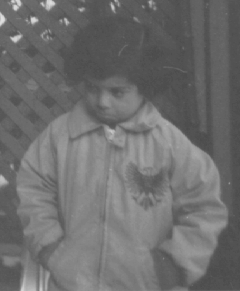
#> input picture 04-Labs(Python)/Labo03-Anamorphosis/data/pout.bmp, 240 x 291 px
$ jupyter execute labo03.ipynb
#> lines starting #> are read from the running program, lines starting #| are printed output that depends on the picture
# LAB03 - Anamorphosis

## Goals of this lab:

1. manage an image:
    - load an image from a file,
    - display the image,
    - save an image to a file,
2. histogram of an image:
    - compute the histogram of the image,
    - display the histogram as a graph,
    - compute the cumulative histogram,
    - do its normalization,
    - display the normalized cumulative histogram,
3. histogram equalization algorithm
    - apply the histogram equalization algorithm to the input image,
    - display the result,
    - compute and display the histogram,
    - compute and display the cumulative histogram,
4. histogram adjustment algorithm
    - apply the histogram adjustment algorithm to the input image,
    - display the result,
    - compute and display the histogram,
    - compute and display the cumulative histogram,

## Lab environment

The *tis* virtual env uses python 3.6.

Set the *tsa* virtual env by using the command:
> `source activate tis`

## Needed librairies
The following libraries are mandatory for the execution of this notebook:
- numpy
- skimage
- pandas
- matplotlib

Install those libraries within the *tsa* virtual env:
>`pip install numpy
pip install scikit-image
pip install pandas
pip install matplolib`

## Imported librairies and configurations

[cell 1]
import numpy as np
import matplotlib.pyplot as plt
from matplotlib import rcParams
import skimage as sk
import pandas as pd

rcParams["font.family"] = "Verdana" # required to avoid warning when using matplotlib

[cell 2]
print(sk.__version__)

## Global parameters for the lab
|parameter|value|description|
|---|---|---|
|NUM_GRAYS| 256| number of gray levels in a gray image|
|MIN_GRAY| 0| minimum value for the gray level (black pixel) |
|MAX_GRAY| 255| maximum value for the gray level (white pixel) |

[cell 3]
NUM_GRAYS=256
MIN_GRAY=0
MAX_GRAY=255

## Function `computeHisto`

Prototype: `def computeHisto(_f)`

This function compututhe the histogram of the given image `_f` and returns the results as an 1D array.
> - `_f` is a 256 gray level impage
> - `h` is the computed histogram

Activities for the `computeHisto` function:
- create the `h` array to receive histogram,
- compute the size of the image `_f`: `height` and `width`,
- go through the while image and construct `h`.

[cell 4]
def computeHisto(_f):

    # optimized version
    # h,bins=np.histogram(f,bins=np.arange(1+_numBins))

    # naive version
    h=np.zeros( NUM_GRAYS , dtype='uint32')
    height=_f.shape[0]
    width=_f.shape[1]
    for l in range(0,height):
        for c in range(0,width):
            pixel=_f[l][c];
            h[pixel]=h[pixel]+1
    return h;

## Test of the `computeHisto` function

This cell creates an array with random values (256x256) and computes:
- the histogram using `numpy.histogram` (=> `theoreticalResult`),
- the histogram usin the `computeHisto` function (=> `practicalResult`).

It compares the two results using the `np.testing.assert_equal` function which generate an error if the test fails.

[cell 5]
# create the test array
testArraySize=10
testArray=(np.random.rand(testArraySize,testArraySize)*NUM_GRAYS).astype('uint8')
df=pd.DataFrame(testArray)
print("test array\n",df)

# compute theoretical histogram
theoreticalResult,bins=np.histogram(testArray,bins=np.arange(1+NUM_GRAYS))
#print("theoreticalResult",theoreticalResult)

# compute our histogram
practicalResult=computeHisto(testArray);
#print("practicalResult",practicalResult)

# compare results
np.testing.assert_equal(theoreticalResult, practicalResult)
print("TEST computeHisto OK")

## Function to compute the cumulative histogram

Prototype: `def computeCumulativeHisto(_h)`

This function computes the cumulative histogram of the histogram of an image and returns the results and the normalized results (0..255) as two 1D arrays.
> - `_h` is the histogram
> - `cumulativeHisto` is the cumulative histogram
> - `normalizedCumulativeHisto` is the normalized cumulative histogram (0..255)

**Activities for the `computeCumulativeHisto` function:**
- create the `cumulativeHisto` and `normalizedCumulativeHisto` arrays to receive the cumulative histograms,
- compute the cumulative histogram `cumulativeHisto`,
- normalize the cumulative histogram `cumulativeHisto` to `normalizedCumulativeHisto`.

[cell 6]
def computeCumulativeHisto(_h):

    # optimized version
    # cumulativeHisto=np.cumsum(_h)
    # normalizedCumulativeHisto=(MAX_GRAY*cumulativeHisto/cumulativeHisto[-1]).astype('uint8')

    # naive version
    cumulativeHisto=np.zeros( (NUM_GRAYS) , dtype='uint32')
    normalizedCumulativeHisto=np.zeros( (NUM_GRAYS) , dtype='uint32')
    cumulativeHisto[0]=_h[0]
    for k in range(1,NUM_GRAYS):
        cumulativeHisto[k]=cumulativeHisto[k-1]+_h[k]

    maxVal=cumulativeHisto[(NUM_GRAYS-1)]
    for k in range(0,NUM_GRAYS):
        normalizedCumulativeHisto[k]=MAX_GRAY*cumulativeHisto[k]/maxVal.astype('double')

    return cumulativeHisto, normalizedCumulativeHisto;

## Test of the `computeCumulativeHisto` function

This cell creates an array with random values (256x256) and computes:
- the histogram using `numpy.histogram`
- the cumulative histogram using `numpy.cumsum` (=> `theoreticalResult`),
- the histogram usin the `computeHisto` function,
- the cumulative histogram using the `computeCumulativeHisto`function (=> `practicalResult`).

It compares the two results using the `np.testing.assert_equal` function which generate an error if the test fails.

[cell 7]
# create the test array
testArraySize=10
testArray=(np.random.rand(testArraySize,testArraySize)*NUM_GRAYS).astype('uint8')
df=pd.DataFrame(testArray)
print("test array\n",df)

# compute theoretical histogram
theoreticalHisto,bins=np.histogram(testArray,bins=np.arange(1+NUM_GRAYS))
theoreticalCumulativeHisto=np.cumsum(theoreticalHisto)
theoreticalNormalizedCumulativeHisto=(MAX_GRAY*theoreticalCumulativeHisto/theoreticalCumulativeHisto[-1]).astype('uint8')
#print("theoreticalCumulativeHisto",theoreticalCumulativeHisto)
#print("theoreticalNormalizedCumulativeHisto",theoreticalNormalizedCumulativeHisto)

# compute our histogram
practicalHisto=computeHisto(testArray);
practicalCumulativeHisto, practicalNormalizedCumulativeHisto=computeCumulativeHisto(practicalHisto)
#print("practicalCumulativeHisto",practicalCumulativeHisto)
#print("practicalNormalizedCumulativeHisto",practicalNormalizedCumulativeHisto)

# compare results
np.testing.assert_equal(theoreticalCumulativeHisto, practicalCumulativeHisto)
np.testing.assert_equal(theoreticalNormalizedCumulativeHisto, practicalNormalizedCumulativeHisto)
print("TEST computeCumulativeHisto OK")

## Function to apply a Look Up Table (LUT) to an image

Prototype: `def applyLUT(_f, _lut)`

This function applies the _lut to _f and returns the results as 2D array.
> - `_f` is the image to apply the LUT,
> - `_lut` is the LUT,
> - `g` is the output.

**Activities for the `applyLUT` function:**
- create the `g` array to receive the output image,
- compute `g`.

[cell 8]
def applyLUT(_f,_lut):

    # optimized version
    # g=_lut[_f]

    # naive version
    height=_f.shape[0]
    width=_f.shape[1]
    g=np.zeros( (height,width), dtype='uint8')
    for l in range(0,height):
        for c in range(0,width):
            pixel=_f[l][c];
            g[l][c]=_lut[pixel]
    g=_lut[_f]
    return g;

## Function to adjust the histogram between 1 and 99%

Prototype: `def imgLevelAdjust(_f)`

This function applies the _lut to _f and returns the results as 2D array.
> - `_f` is the image to adjust the histogram,
> - `h` is the output.

**Activities for the `imgLevelAdjust` function:**
- compute the histogram of `_f`,
- find the 2 limits (dark and white) in the cumulative histogram,
- create the LUT,
- compute `h` by applying the LUT to `_f`.

[cell 9]
def imgLevelAdjust(_f):

    histo=computeHisto(_f)
    cumulativeHisto,normalizedCumulativeHisto=computeCumulativeHisto(histo)
    dark_sum_limit = cumulativeHisto[(NUM_GRAYS-1)] * 1 / 100;
    white_sum_limit = cumulativeHisto[(NUM_GRAYS-1)] * 99 / 100;

    index_dark_sum_limit=0;
    while(cumulativeHisto[index_dark_sum_limit]<dark_sum_limit):
        index_dark_sum_limit+=1

    index_white_sum_limit=MAX_GRAY;
    while(cumulativeHisto[index_white_sum_limit]>white_sum_limit):
        index_white_sum_limit-=1

    lut=np.zeros( (NUM_GRAYS), dtype='uint8')
    lut[0:index_dark_sum_limit]=0
    lut[index_white_sum_limit:(NUM_GRAYS-1)]=MAX_GRAY
    for k in range(index_dark_sum_limit,index_white_sum_limit):
        lut[k]=(k-index_dark_sum_limit) * MAX_GRAY /(index_white_sum_limit-index_dark_sum_limit)

    h=applyLUT(f,lut)
    return h

# Ex 1: Histogram

## Load and display the image to process
image is pout.bmp

[cell 10]
f=sk.io.imread('data/pout.bmp', True) # True => convert to gray
#> f is the input picture: shape (291, 240) float64; min 0.29, max 0.878, mean 0.433
f=255*np.array(f)
f=f.astype('uint8')

[cell 11]
plt.imshow(f, cmap='gray')

[cell 12]
#%%timeit
h1,bins=np.histogram(f,bins=np.arange(1+NUM_GRAYS))
#> h1 = 256 values, max 3628 at index 81, min 0 at index 0, mean 272.8; bins = 257 values from 0 to 256
ch1=np.cumsum(h1)
#> ch1 = 256 values from 0 to 69840
normalizedCh1=(MAX_GRAY*ch1/ch1[-1]).astype('uint8')
#> normalizedCh1 = 256 values from 0 to 255
normalizedCh1
#> Out = 256 values from 0 to 255

## Compute and display the histogram

[cell 13]
histo=computeHisto(f)
#> histo has the same summary as h1

[cell 14]
plt.plot(histo)
plt.grid()
plt.title('Histogram of input image')
plt.xlabel('Gray levels')
plt.ylabel('Count')
plt.savefig('data/histo0.png', dpi=600)
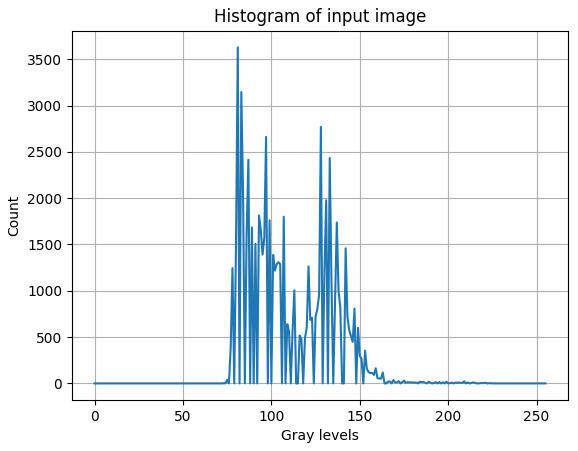
#> figure drawn by matplotlib, 1 panel; curve peaks at x = 81, y = 3628

# Compute and display the sum of the histogram (normalized)

[cell 15]
sumHisto,normalizedSumHisto=computeCumulativeHisto(histo)
#> sumHisto = 256 values from 0 to 69840; normalizedSumHisto = 256 values from 0 to 255

[cell 16]
plt.plot(normalizedSumHisto)
plt.grid()
plt.title('Sum of Histogram (normalized) of input image')
plt.xlabel('Gray levels')
plt.ylabel('Count')
plt.savefig('data/cumulHisto0.png', dpi=600)
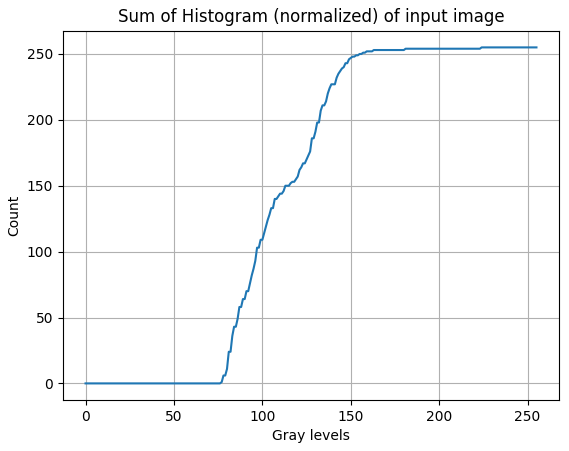
#> figure drawn by matplotlib, 1 panel; curve peaks at x = 224, y = 255

# Apply the LUT to the image and display the result

[cell 17]
g=applyLUT(f,normalizedSumHisto)
#> after the loop in applyLUT, `for l in range(0,height):`:
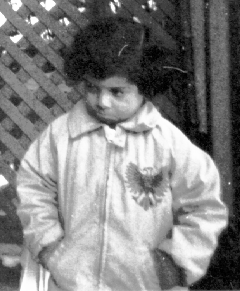
#> g: shape (291, 240); min 0, max 255, mean 130
sk.io.imsave('data/output1.png',g)

[cell 18]
plt.imshow(g, cmap='gray')

[cell 19]
histoG=computeHisto(g)
#> histoG = 256 values, max 3628 at index 24, min 0 at index 2, mean 272.8
plt.plot(histoG)
plt.grid()
plt.title('Histogram of equ-histo image')
plt.xlabel('Gray levels')
plt.ylabel('Count')
plt.savefig('data/histo1.png', dpi=600)
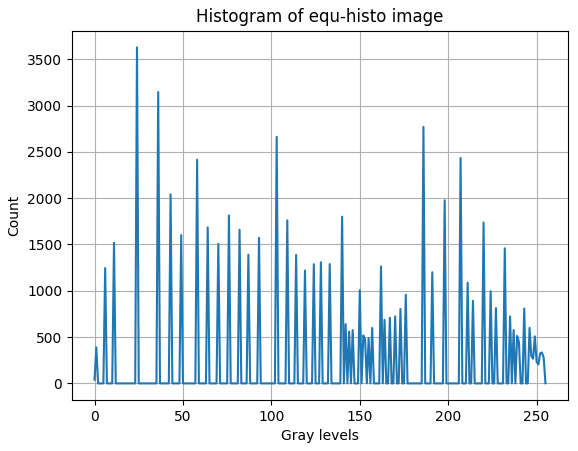
#> figure drawn by matplotlib, 1 panel; curve peaks at x = 24, y = 3628

[cell 20]
sumHistog,normalizedSumHistoG=computeCumulativeHisto(histoG)
#> sumHistog = 256 values from 40 to 69840; normalizedSumHistoG = 256 values from 0 to 255
plt.plot(normalizedSumHistoG)
plt.grid()
plt.title('Sum of Histogram (normalized) of image G')
plt.xlabel('Gray levels')
plt.ylabel('Count')
plt.savefig('data/cumulHisto1.png', dpi=600)
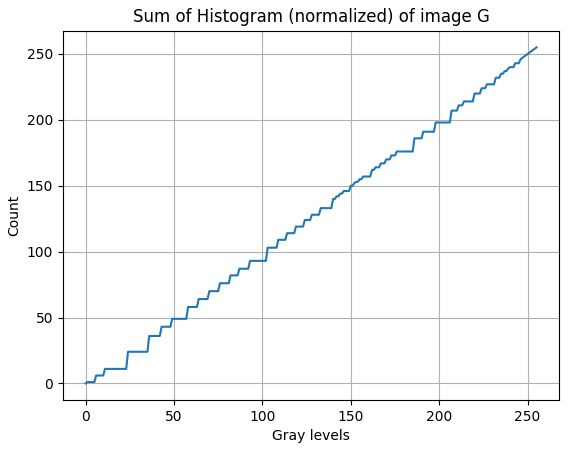
#> figure drawn by matplotlib, 1 panel; curve peaks at x = 255, y = 255

## Ex 2: Image level adjustment

[cell 21]
adj=imgLevelAdjust(f)
#> in imgLevelAdjust, `histo=computeHisto(_f)`: histo has the same summary as h1 outside imgLevelAdjust
#> in imgLevelAdjust, `cumulativeHisto,normalizedCumulativeHisto=computeCumulativeHisto(histo)`: cumulativeHisto = 256 values from 0 to 69840; normalizedCumulativeHisto = 256 values from 0 to 255
#> in imgLevelAdjust, `dark_sum_limit = cumulativeHisto[(NUM_GRAYS-1)] * 1 / 100;`: dark_sum_limit = 698.4
#> in imgLevelAdjust, `white_sum_limit = cumulativeHisto[(NUM_GRAYS-1)] * 99 / 100;`: white_sum_limit = 69141.6
#> the loop in imgLevelAdjust, `while(cumulativeHisto[index_dark_sum_limit]<dark_sum_limit):` made 78 passes
#> after the loop in imgLevelAdjust, `while(cumulativeHisto[index_dark_sum_limit]<dark_sum_limit):`: index_dark_sum_limit = 78
#> the loop in imgLevelAdjust, `while(cumulativeHisto[index_white_sum_limit]>white_sum_limit):` made 95 passes
#> index_white_sum_limit on passes 1 to 12: 254, 253, 252, 251, 250, 249, 248, 247, 246, 245, 244, 243
#> after the loop in imgLevelAdjust, `while(cumulativeHisto[index_white_sum_limit]>white_sum_limit):`: index_white_sum_limit = 160
#> after the loop in imgLevelAdjust, `for k in range(index_dark_sum_limit,index_white_sum_limit):`: lut = 256 values, max 255 at index 160, min 0 at index 0, mean 134.8
#> after the loop in applyLUT (call 2), `for l in range(0,height):`:
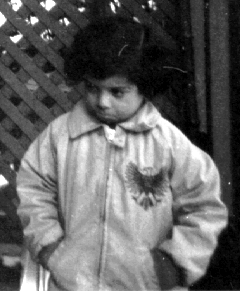
#> g: shape (291, 240); min 0, max 255, mean 98.8
sk.io.imsave('data/output2.png',adj)


histoA=computeHisto(adj)
#> histoA = 256 values, max 3628 at index 9, min 0 at index 1, mean 272.8
plt.plot(histoA)
plt.grid()
plt.title('Histogram of adj-histo image')
plt.xlabel('Gray levels')
plt.ylabel('Count')
plt.savefig('data/histo2.png', dpi=600)
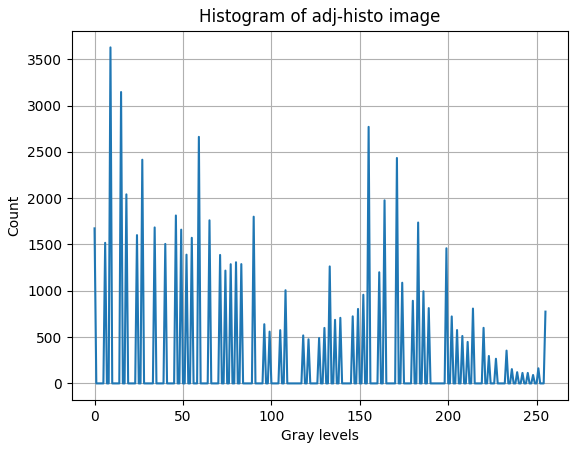
#> figure drawn by matplotlib, 1 panel; curve peaks at x = 9, y = 3628

[cell 22]
sumHistogA,normalizedSumHistoA=computeCumulativeHisto(histoA)
#> sumHistogA = 256 values from 1674 to 69840; normalizedSumHistoA = 256 values from 6 to 255
plt.plot(normalizedSumHistoA)
plt.grid()
plt.title('Sum of Histogram (normalized) of hist-adj image')
plt.xlabel('Gray levels')
plt.ylabel('Count')
plt.savefig('data/cumulHisto2.png', dpi=600)
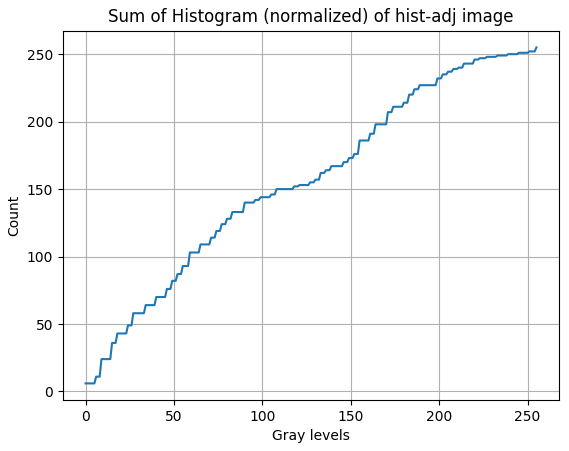
#> figure drawn by matplotlib, 1 panel; curve peaks at x = 255, y = 255

[cell 23]
plt.imshow(adj, cmap='gray')

## Ex 3: Halftoning

[cell 24]
def halfToning(_f):
    height=_f.shape[0]
#> height = 291
    width=_f.shape[1]
#> width = 240
    ht=np.zeros( (height,width) , dtype='uint8')
    _h=np.zeros( (height,width) , dtype='double')

    for l in range(0,height):
        for c in range(1,width):
            _h[l][c]=_f[l][c];

    for l in range(0,height-1):
        for c in range(1,width-1):

            if _h[l][c]>128:
                ht[l][c]=255
            else:
                ht[l][c]=0

            err=_h[l][c]-ht[l][c];
            _h[l  ][c+1]+=7/16*err
            _h[l+1][c-1]+=3/16*err
            _h[l+1][c ]+=5/16*err
            _h[l+1][c+1]+=1/16*err
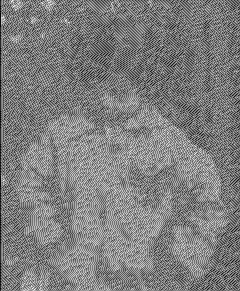
#> _h: shape (291, 240) float64; min -23.78, max 261.6, mean 118.5; drawn with min black and max white
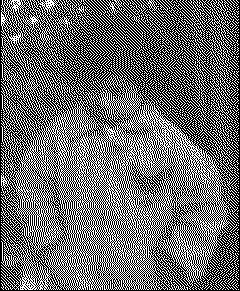
#> ht: shape (291, 240); 42.7% white in thin lines or dots

    return ht

[cell 25]
ht=halfToning(f)
plt.rcParams['figure.figsize']=[10,10] #inches !
plt.imshow(ht, cmap='gray')
sk.io.imsave('data/output3.png',ht)

[cell 26]
# transform image to C 2D array
n='pout'
f=sk.io.imread('data/'+n+'.bmp', True) # True => convert to gray
f=255*np.array(f)
f=f.astype('uint8')
height=f.shape[0]
#> height = 291
width=f.shape[1]
#> width = 240


fd = open('data/'+n+'.h','w')
fd.write('#ifndef _'+n+'_H_\n');
fd.write('#define _'+n+'_H_\n\n');
fd.write('#include <stdint.h>\n\n');
fd.write('#define IMG_HEIGHT ');
fd.write(str(height));
fd.write('\n');
fd.write('#define IMG_WIDTH ');
fd.write(str(width));
fd.write('\n\n');
fd.write('extern const uint8_t '+n+'[IMG_HEIGHT][IMG_WIDTH];\n\n');
fd.write('#endif // '+n+'\n');
fd.close()

fd = open('data/'+n+'.c','w')
fd.write('#include "'+n+'.h"\n\n');

fd.write('const uint8_t '+n+'[IMG_HEIGHT][IMG_WIDTH]={\n');


for l in range(0,height):
    fd.write('{ ')
    for c in range(0,width):
        fd.write(str(f[l][c]))
        if(c<width-1):
            fd.write(',')

    if(l<height-1):
        fd.write('},\n')
    else:
        fd.write('}\n')
fd.write('};\n');

fd.close()
